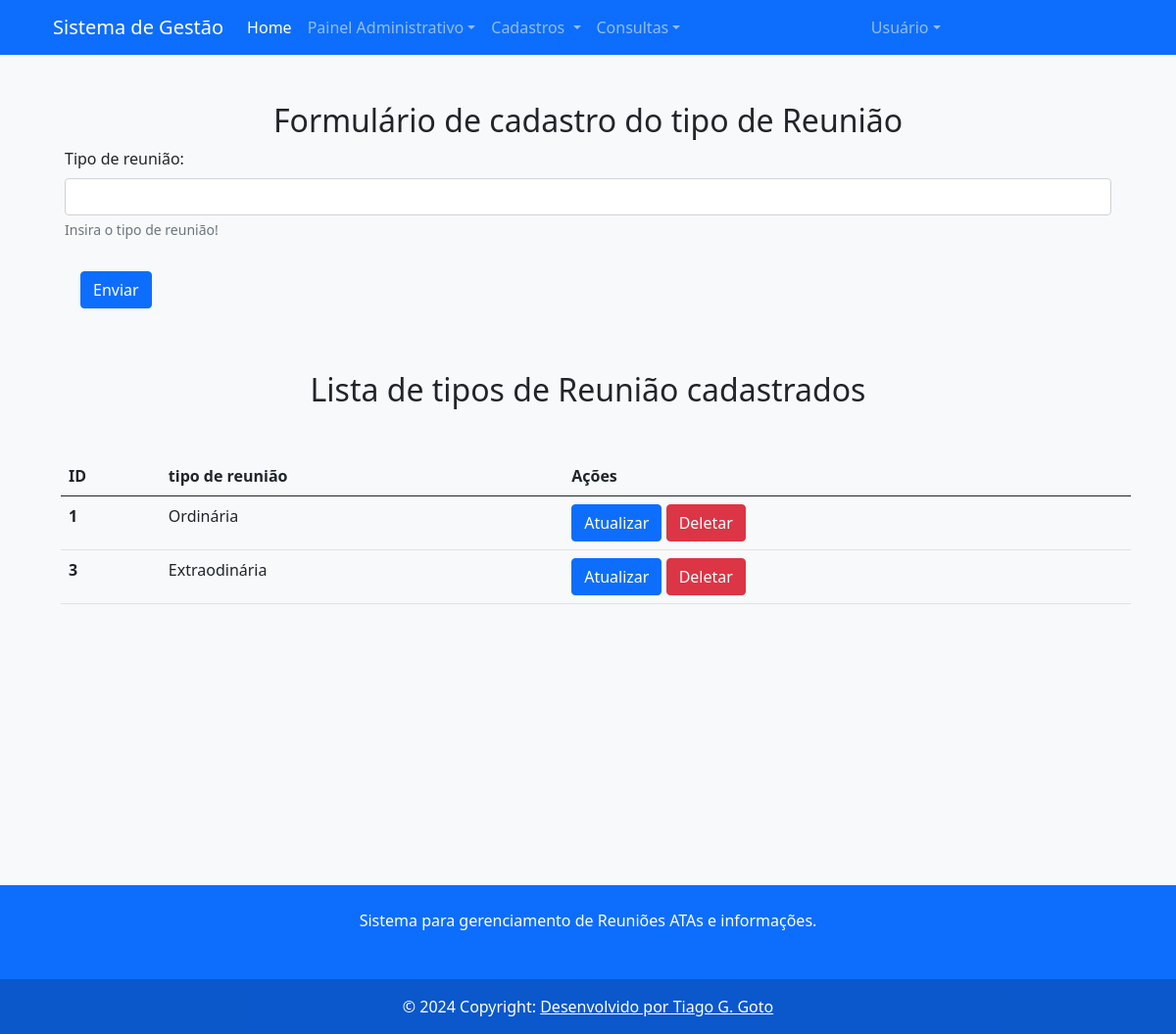
The page /meetings/meeting_type (signed in) on the database its author committed.
### src/models/entities/meetings.py (models this page shows, shortened)
class Meeting_type(db.Model):
    __tablename__="meeting_type"
    id = db.Column(db.Integer, primary_key=True, autoincrement=True)
    type_name = db.Column(db.Text, nullable=False)
    meeting = db.relationship("Meetings", back_populates="meet_type", lazy='dynamic')
    numbering = db.relationship("Numbering", back_populates="meet_type", lazy="dynamic")

### src/routes/meetings.py (the view)
@meetings_route.route('/meeting_type', methods=['GET'])
@login_required
def list_meeting_type():
    meeting_type_list = Reg_meeting_type.gets()
    return render_template('meeting_type.html', dados = meeting_type_list)

### src/models/repository/meetings.py (called while the page is built)
    def gets():
        types_list = db.session.execute(db.select(Meeting_type).order_by(Meeting_type.id)).scalars()
        return types_list

### src/routes/login.py (called while the page is built)
@login_manager.user_loader
def loader_user(user_id):
    return Users.query.filter_by(userid=user_id).first()

### src/templates/meeting_type.html (shortened to what this page needs)
{% extends "base.html" %}
{% block content %}
<div class="container-fluid mt-5 mb-5">
    <h2 class="text-center m-2"> Formulário de cadastro do tipo de Reunião</h2>
    <div class="container">
        <form action="{{ url_for('meetings.insert_meeting_type') }}" method="post">
            <div class="mb-3">
                <label for="name" class="form-label">Tipo de reunião:</label>
                <input type="text" class="form-control" id="name" name="name" aria-describedby="countrynamehelp">
                <div id="countrynamehelp" class="form-text">Insira o tipo de reunião!</div>
            </div>
            <button type="submit" class="btn btn-primary m-3">Enviar</button>
        </form>
    </div>
    <h2 class="text-center m-5"> Lista de tipos de Reunião cadastrados</h2>
    <div>
        <table class="table m-2 p-3">
            <thead>
              <tr>
                <th scope="col">ID</th>
                <th scope="col">tipo de reunião</th>
                <th scope="col">Ações</th>
              </tr>
            </thead>
            <tbody>
                {% for tipo in dados %}
              <tr>
                <th scope="row"> {{ tipo.id }}</th>
                <td scope="row">{{ tipo.type_name}}</td>
                <td>
                    <form id="delcourse">
                    <button  type="submit" class="btn btn-primary"> Atualizar</button>
                    <button formtarget="delcourse" formaction="{{ url_for('meetings.del_meeting_type', id=tipo.id) }}" formmethod="post" type="submit" class="btn btn-danger"> Deletar</button>
                    </form>
                </td>
              </tr>
              {% endfor %}
            </tbody>
          </table>
    </div>
</div>
{% endblock %}

### rows shown on the page
Meeting_type: id "1", type_name "Ordinária"
Meeting_type: id "3", type_name "Extraodinária"
